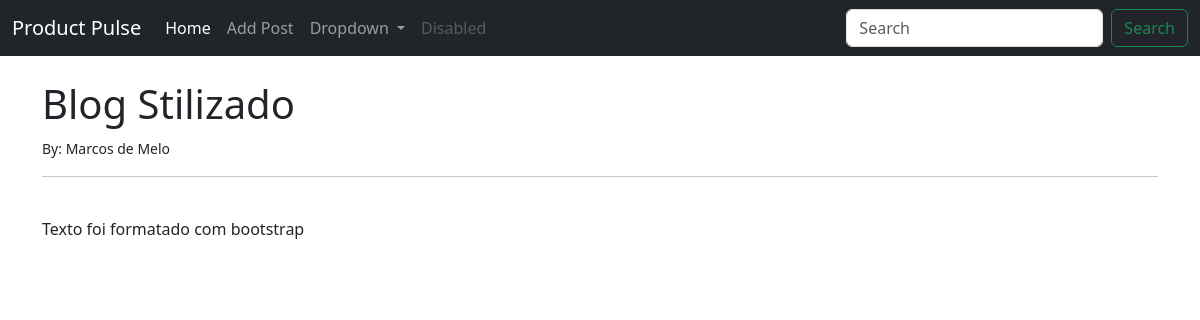
Page /article/5 on the committed database.
### theblog/models.py (models this page shows, shortened)
class Post(models.Model):
    title = models.CharField(max_length=255)
    title_tag = models.CharField(max_length=255, default='Blog Post')
    author = models.ForeignKey(User, on_delete=models.CASCADE)
    body = models.TextField()

### theblog/views.py (the view)
# urls.py: path('article/<int:pk>', ArticleDetailView.as_view(), name='article-details'),
class ArticleDetailView(DetailView):
    model = Post
    template_name = 'article_details.html'

### theblog/templates/article_details.html (shortened to what this page needs)
{% extends 'base.html' %}
{% block content %}
<h1>{{ post.title }}</h1>
<small>By: {{ post.author.first_name }} {{ post.author.last_name }}</small></br>
<hr>
<br/>
{{ post.body }}
{% endblock %}

### rows in the picture
Post: title "Blog Stilizado", author.first_name "Marcos", author.last_name "de Melo", body "Texto foi formatado com bootstrap"
